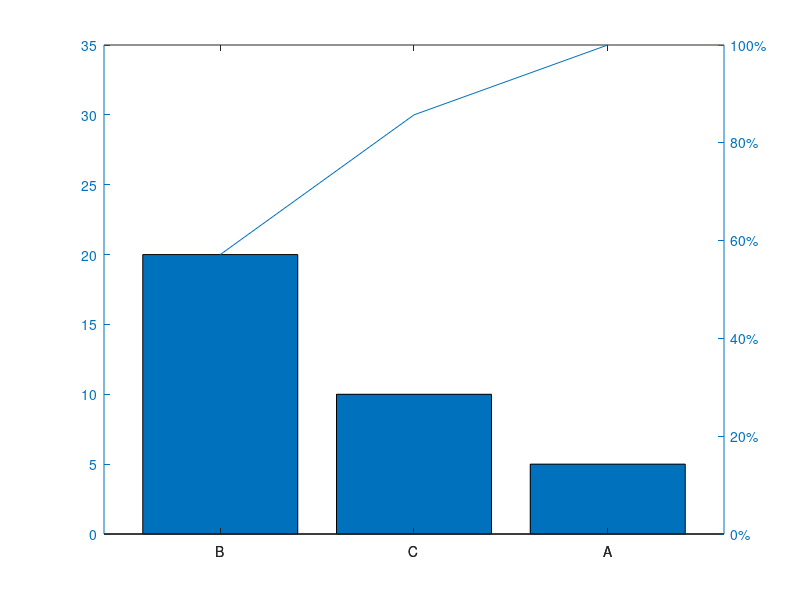

MATLAB code for this plot: (Note: this script raises an error after producing the figure.)
%=============================================================================
% Copyright (c) 2026-present Allan CORNET (Nelson)
%=============================================================================
% This file is part of Nelson.
%=============================================================================
% LICENCE_BLOCK_BEGIN
% SPDX-License-Identifier: LGPL-3.0-or-later
% LICENCE_BLOCK_END
%=============================================================================
% <--ADV-CLI MODE-->
%=============================================================================
f = figure('Visible', 'off');
h = pareto([5 20 10], {'A', 'B', 'C'});
asserts.isequal(numel(h), 2);
asserts.istrue(isgraphics(h(1), 'bar'));
asserts.isequal(h(1).Type, 'bar');
asserts.istrue(isgraphics(h(2), 'line'));
asserts.isequal(h(2).XData, [1 2 3]);
ax = ancestor(h(1), 'axes');
asserts.isequal(ax.XTickLabel, {'B'; 'C'; 'A'});
close(f);
%=============================================================================
f = figure('Visible', 'off');
ax = axes();
h = pareto(ax, [0 0 0]);
asserts.isequal(h(2).YData, zeros(1, 3));
close(f);
%=============================================================================
f = figure('Visible', 'off');
x = ["Chocolate" "Apple" "Pecan" "Cherry" "Pumpkin"];
y = [35 50 30 5 80];
h = pareto(y, x, 1);
ylabel('Votes');
ax = ancestor(h(1), 'axes');
asserts.isequal(h(2).YData, [80 130 165 195 200]);
asserts.isapprox(h(2).Color, [0.8660 0.3290 0], 1e-12);
asserts.isequal(h(2).Marker, 'none');
asserts.isequal(h(2).LineStyle, '-');
asserts.isequal(h(2).LineWidth, 0.5);
asserts.isequal(ax.XTick, 1:5);
asserts.isequal(ax.XTickLabel, {'Pumpkin'; 'Apple'; 'Chocolate'; 'Pecan'; 'Cherry'});
asserts.isequal(ax.YLim, [0 200]);
asserts.isequal(ax.YLabel.String, 'Votes');
axesList = findall(f, 'Type', 'axes');
rightAx = findRightAxes(axesList);
asserts.istrue(~isempty(rightAx));
asserts.isequal(rightAx.YLim, [0 200]);
asserts.isequal(rightAx.YTickLabel, {'0%'; '10%'; '20%'; '30%'; '40%'; '50%'; '60%'; '70%'; '80%'; '90%'; '100%'});
asserts.istrue(isempty(rightAx.Children));
close(f);
%=============================================================================
f = figure('Visible', 'off');
h = pareto(y, 0.95);
ax = ancestor(h(1), 'axes');
asserts.isequal(ax.XTick, 1:4);
asserts.isequal(ax.XTickLabel, {'5'; '2'; '1'; '3'});
close(f);
%=============================================================================
f = figure('Visible', 'off');
h = pareto(y, [10 20 30 40 50], 0.95);
ax = ancestor(h(1), 'axes');
asserts.isequal(ax.XTick, 1:4);
asserts.isequal(ax.XTickLabel, {'50'; '20'; '10'; '30'});
close(f);
%=============================================================================
asserts.checkerror('pareto();', getString(message('Nelson:narginchk:notEnoughInputs')));
asserts.checkerror('pareto({1, 2});', getString(message('Nelson:validators:mustBeNumeric', 'Value')));
asserts.checkerror('pareto([-1 2]);', getString(message('Nelson:pareto:invalidDataValues')));
asserts.checkerror('pareto([1 2], {''A''});', getString(message('Nelson:pareto:invalidNumberOfLabels')));
asserts.checkerror('pareto([1 2], {''A'', ''B''}, 2);', getString(message('Nelson:pareto:invalidThreshold')));
%=============================================================================
function rightAx = findRightAxes(axesList)
  rightAx = [];
  for k = 1:numel(axesList)
    if strcmp(axesList(k).YAxisLocation, 'right')
      rightAx = axesList(k);
      return
    end
  end
end
%=============================================================================
